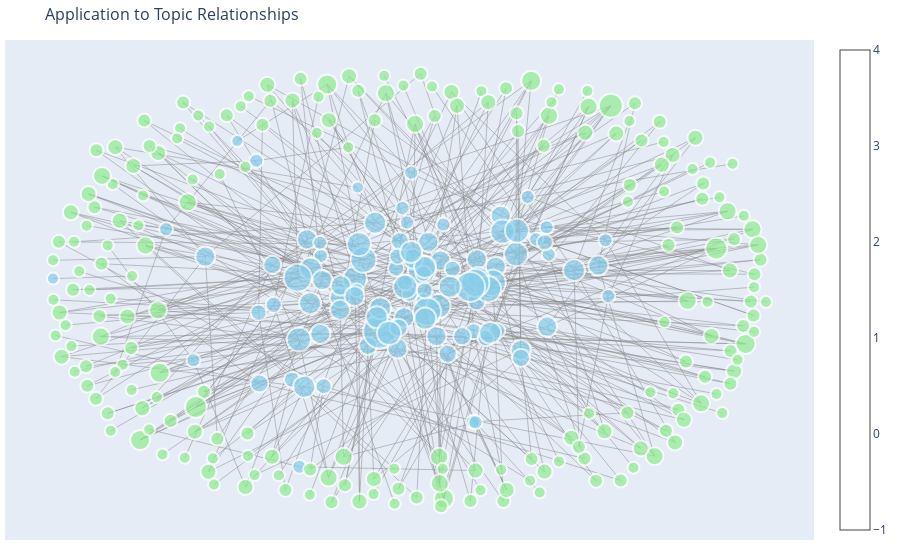
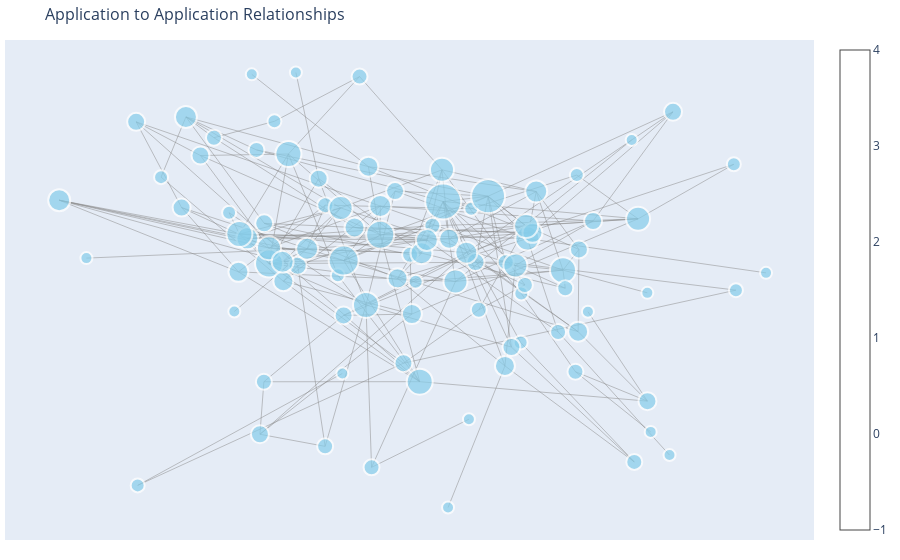
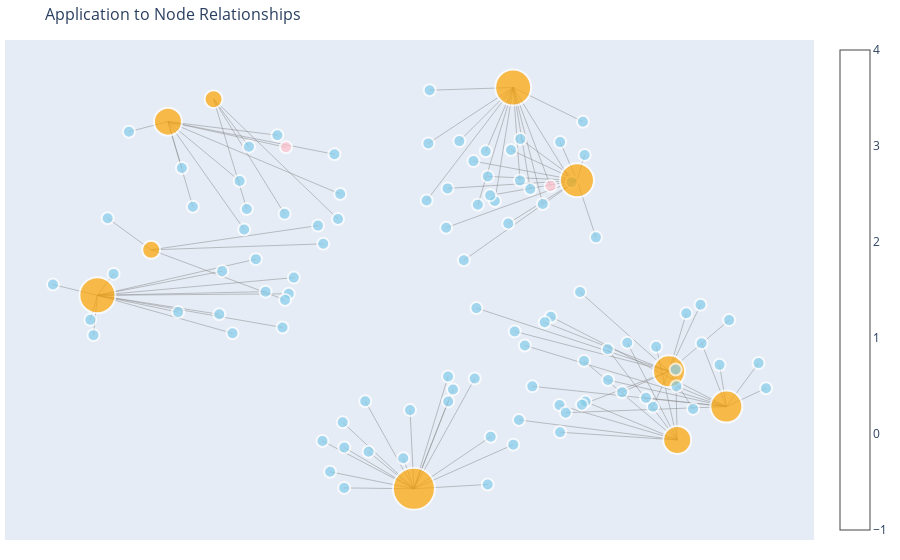
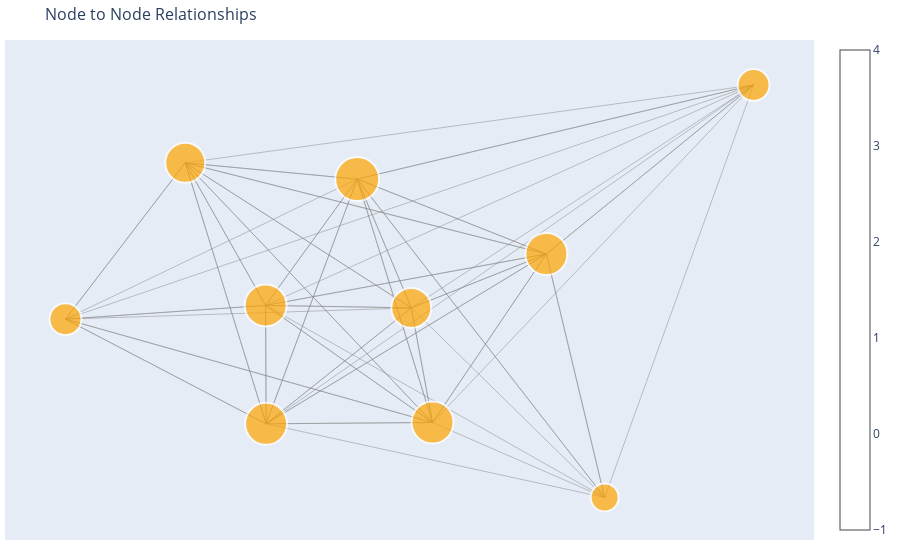

Here is the notebook cell these charts were saved with, in order:
### Code cell
# Node colors based on type
node_colors = {
    'Application': 'skyblue',
    'Topic': 'lightgreen',
    'Node': 'orange',
    'Broker': 'pink'
}

# Visualize Application -> Topic relationships
visualize_relationship(
    G,
    lambda d: d['relationship'] in ['PUBLISHES_TO', 'SUBSCRIBES_TO'],
    "Application to Topic Relationships",
    node_colors
)

# Visualize Application -> Application relationships
visualize_relationship(
    G,
    lambda d: d['relationship'] == 'DEPENDS_ON',
    "Application to Application Relationships",
    node_colors
)

# Visualize Application -> Node relationships
visualize_relationship(
    G,
    lambda d: d['relationship'] == 'RUNS_ON',
    "Application to Node Relationships",
    node_colors
)

# Visualize Node -> Node relationships
visualize_relationship(
    G,
    lambda d: d['relationship'] == 'CONNECTS_TO',
    "Node to Node Relationships",
    node_colors
)

### Figure 1 — Plotly figure (JSON) as saved in the notebook; plotly's stock layout.template omitted (floating-point values rounded to 4 significant figures; data arrays with more than 128 entries replaced by an {"elided": "..."} marker saying what was removed)
{"data": [{"hoverinfo": "none", "line": {"color": "#888", "width": 0.5}, "mode": "lines", "type": "scatter", "x": {"elided": "1353 float values"}, "y": {"elided": "1353 float values"}}, {"hoverinfo": "text", "marker": {"color": {"elided": "310 str values"}, "colorscale": [[0, "rgb(255,255,217)"], [0.125, "rgb(237,248,177)"], [0.25, "rgb(199,233,180)"], [0.375, "rgb(127,205,187)"], [0.5, "rgb(65,182,196)"], [0.625, "rgb(29,145,192)"], [0.75, "rgb(34,94,168)"], [0.875, "rgb(37,52,148)"], [1, "rgb(8,29,88)"]], "line": {"width": 2}, "showscale": true, "size": {"elided": "310 int values"}}, "mode": "markers", "text": {"elided": "310 str values"}, "type": "scatter", "x": {"elided": "310 float values"}, "y": {"elided": "310 float values"}}], "layout": {"hovermode": "closest", "margin": {"b": 20, "l": 5, "r": 5, "t": 40}, "showlegend": false, "title": {"font": {"size": 16}, "text": "Application to Topic Relationships"}, "xaxis": {"showgrid": false, "showticklabels": false, "zeroline": false}, "yaxis": {"showgrid": false, "showticklabels": false, "zeroline": false}}}

### Figure 2 — Plotly figure (JSON) as saved in the notebook; plotly's stock layout.template omitted (floating-point values rounded to 4 significant figures; data arrays with more than 128 entries replaced by an {"elided": "..."} marker saying what was removed)
{"data": [{"hoverinfo": "none", "line": {"color": "#888", "width": 0.5}, "mode": "lines", "type": "scatter", "x": {"elided": "612 float values"}, "y": {"elided": "612 float values"}}, {"hoverinfo": "text", "marker": {"color": ["skyblue", "skyblue", "skyblue", "skyblue", "skyblue", "skyblue", "skyblue", "skyblue", "skyblue", "skyblue", "skyblue", "skyblue", "skyblue", "skyblue", "skyblue", "skyblue", "skyblue", "skyblue", "skyblue", "skyblue", "skyblue", "skyblue", "skyblue", "skyblue", "skyblue", "skyblue", "skyblue", "skyblue", "skyblue", "skyblue", "skyblue", "skyblue", "skyblue", "skyblue", "skyblue", "skyblue", "skyblue", "skyblue", "skyblue", "skyblue", "skyblue", "skyblue", "skyblue", "skyblue", "skyblue", "skyblue", "skyblue", "skyblue", "skyblue", "skyblue", "skyblue", "skyblue", "skyblue", "skyblue", "skyblue", "skyblue", "skyblue", "skyblue", "skyblue", "skyblue", "skyblue", "skyblue", "skyblue", "skyblue", "skyblue", "skyblue", "skyblue", "skyblue", "skyblue", "skyblue", "skyblue", "skyblue", "skyblue", "skyblue", "skyblue", "skyblue", "skyblue", "skyblue", "skyblue", "skyblue", "skyblue", "skyblue", "skyblue", "skyblue", "skyblue", "skyblue", "skyblue", "skyblue", "skyblue", "skyblue", "skyblue", "skyblue", "skyblue", "skyblue", "skyblue"], "colorscale": [[0, "rgb(255,255,217)"], [0.125, "rgb(237,248,177)"], [0.25, "rgb(199,233,180)"], [0.375, "rgb(127,205,187)"], [0.5, "rgb(65,182,196)"], [0.625, "rgb(29,145,192)"], [0.75, "rgb(34,94,168)"], [0.875, "rgb(37,52,148)"], [1, "rgb(8,29,88)"]], "line": {"width": 2}, "showscale": true, "size": [16, 18, 18, 26, 16, 18, 14, 14, 14, 14, 24, 12, 16, 18, 18, 16, 16, 14, 12, 16, 12, 18, 12, 12, 16, 28, 12, 24, 22, 22, 20, 22, 24, 26, 20, 20, 24, 24, 14, 16, 20, 30, 12, 16, 20, 14, 18, 18, 22, 20, 16, 16, 14, 18, 26, 12, 20, 18, 26, 22, 22, 24, 14, 28, 24, 14, 14, 12, 18, 18, 20, 20, 12, 26, 16, 16, 12, 12, 16, 16, 34, 22, 18, 18, 16, 22, 18, 12, 24, 22, 18, 14, 36, 22, 20]}, "mode": "markers", "text": ["App_96<br>Type: Application<br>Degree: 3", "App_58<br>Type: Application<br>Degree: 4", "App_26<br>Type: Application<br>Degree: 4", "App_47<br>Type: Application<br>Degree: 8", "App_33<br>Type: Application<br>Degree: 3", "App_91<br>Type: Application<br>Degree: 4", "App_24<br>Type: Application<br>Degree: 2", "App_28<br>Type: Application<br>Degree: 2", "App_81<br>Type: Application<br>Degree: 2", "App_76<br>Type: Application<br>Degree: 2", "App_41<br>Type: Application<br>Degree: 7", "App_95<br>Type: Application<br>Degree: 1", "App_64<br>Type: Application<br>Degree: 3", "App_82<br>Type: Application<br>Degree: 4", "App_61<br>Type: Application<br>Degree: 4", "App_20<br>Type: Application<br>Degree: 3", "App_35<br>Type: Application<br>Degree: 3", "App_7<br>Type: Application<br>Degree: 2", "App_59<br>Type: Application<br>Degree: 1", "App_25<br>Type: Application<br>Degree: 3", "App_30<br>Type: Application<br>Degree: 1", "App_3<br>Type: Application<br>Degree: 4", "App_54<br>Type: Application<br>Degree: 1", "App_40<br>Type: Application<br>Degree: 1", "App_69<br>Type: Application<br>Degree: 3", "App_1<br>Type: Application<br>Degree: 9", "App_15<br>Type: Application<br>Degree: 1", "App_73<br>Type: Application<br>Degree: 7", "App_97<br>Type: Application<br>Degree: 6", "App_31<br>Type: Application<br>Degree: 6", "App_37<br>Type: Application<br>Degree: 5", "App_4<br>Type: Application<br>Degree: 6", "App_71<br>Type: Application<br>Degree: 7", "App_93<br>Type: Application<br>Degree: 8", "App_2<br>Type: Application<br>Degree: 5", "App_50<br>Type: Application<br>Degree: 5", "App_44<br>Type: Application<br>Degree: 7", "App_78<br>Type: Application<br>Degree: 7", "App_36<br>Type: Application<br>Degree: 2", "App_55<br>Type: Application<br>Degree: 3", "App_100<br>Type: Application<br>Degree: 5", "App_43<br>Type: Application<br>Degree: 10", "App_38<br>Type: Application<br>Degree: 1", "App_51<br>Type: Application<br>Degree: 3", "App_70<br>Type: Application<br>Degree: 5", "App_19<br>Type: Application<br>Degree: 2", "App_77<br>Type: Application<br>Degree: 4", "App_80<br>Type: Application<br>Degree: 4", "App_74<br>Type: Application<br>Degree: 6", "App_57<br>Type: Application<br>Degree: 5", "App_98<br>Type: Application<br>Degree: 3", "App_88<br>Type: Application<br>Degree: 3", "App_56<br>Type: Application<br>Degree: 2", "App_13<br>Type: Application<br>Degree: 4", "App_85<br>Type: Application<br>Degree: 8", "App_62<br>Type: Application<br>Degree: 1", "App_84<br>Type: Application<br>Degree: 5", "App_6<br>Type: Application<br>Degree: 4", "App_23<br>Type: Application<br>Degree: 8", "App_32<br>Type: Application<br>Degree: 6", "App_46<br>Type: Application<br>Degree: 6", "App_11<br>Type: Application<br>Degree: 7", "App_99<br>Type: Application<br>Degree: 2", "App_79<br>Type: Application<br>Degree: 9", "App_10<br>Type: Application<br>Degree: 7", "App_5<br>Type: Application<br>Degree: 2", "App_75<br>Type: Application<br>Degree: 2", "App_18<br>Type: Application<br>Degree: 1", "App_34<br>Type: Application<br>Degree: 4", "App_22<br>Type: Application<br>Degree: 4", "App_94<br>Type: Application<br>Degree: 5", "App_60<br>Type: Application<br>Degree: 5", "App_68<br>Type: Application<br>Degree: 1", "App_72<br>Type: Application<br>Degree: 8", "App_89<br>Type: Application<br>Degree: 3", "App_49<br>Type: Application<br>Degree: 3", "App_90<br>Type: Application<br>Degree: 1", "App_45<br>Type: Application<br>Degree: 1", "App_65<br>Type: Application<br>Degree: 3", "App_48<br>Type: Application<br>Degree: 3", "App_66<br>Type: Application<br>Degree: 12", "App_86<br>Type: Application<br>Degree: 6", "App_52<br>Type: Application<br>Degree: 4", "App_92<br>Type: Application<br>Degree: 4", "App_29<br>Type: Application<br>Degree: 3", "App_21<br>Type: Application<br>Degree: 6", "App_17<br>Type: Application<br>Degree: 4", "App_39<br>Type: Application<br>Degree: 1", "App_87<br>Type: Application<br>Degree: 7", "App_67<br>Type: Application<br>Degree: 6", "App_16<br>Type: Application<br>Degree: 4", "App_12<br>Type: Application<br>Degree: 2", "App_42<br>Type: Application<br>Degree: 13", "App_63<br>Type: Application<br>Degree: 6", "App_27<br>Type: Application<br>Degree: 5"], "type": "scatter", "x": [-0.00712, -0.592, -0.3806, -0.3186, 0.2376, -0.0456, 0.2759, 0.2775, 0.8268, 0.4196, 0.2929, 0.448, 0.4161, -0.2949, -0.5437, 0.1687, -0.3814, -0.1921, 0.1434, 0.2867, 0.6087, 0.6004, -0.4123, -0.8356, -0.2243, -0.3682, 0.5601, 0.07449, 0.3157, 0.02202, 0.2356, -0.9053, 0.109, 0.3842, -0.3316, -0.03922, 0.2623, -0.185, 0.8215, 0.39, -0.1139, -0.1771, -0.1806, -0.5092, -0.4465, -0.3544, 0.1604, 0.6658, -0.0835, 0.306, -0.2246, 0.04983, 0.1494, -0.7083, -0.1201, -0.2995, 0.09279, -0.1773, 0.01743, -0.2707, -0.4237, -0.3683, -0.6445, -0.08364, 0.2899, 0.007188, -0.7044, -0.457, 0.425, 0.2522, 0.423, -0.1494, 0.08998, -0.444, -0.1058, 0.5666, 0.6569, 0.6001, -0.4003, 0.3716, 0.1924, 0.1367, -0.2411, -0.02416, -0.1365, -0.5809, -0.3915, 0.9039, 0.5764, 0.03565, 0.4612, -0.4704, 0.07758, -0.3334, -0.002532], "y": [0.03115, 0.2239, 0.1596, 0.4424, 0.001176, 0.2911, -0.3267, -0.127, -0.1131, 0.3565, 0.09726, -0.2011, -0.4461, -0.01356, 0.4361, -0.1931, -0.4869, -0.05272, -0.6397, -0.09188, -0.6915, -0.566, 0.7673, 0.01758, 0.2337, -0.004774, 0.4996, 0.3777, 0.2891, 0.03786, -0.4223, 0.2539, -0.0778, -0.0315, -0.07682, -0.06492, -0.01239, 0.2222, 0.4005, -0.1052, 0.3908, 0.007611, -0.453, 0.5089, -0.03851, 0.5758, 0.00126, 0.6146, 0.2302, 0.1206, -0.7505, 0.1495, 0.219, 0.5736, -0.1736, 0.7749, 0.09657, -0.2161, -0.4867, 0.05579, 0.09816, 0.05833, 0.348, 0.113, 0.1484, -0.07844, -0.9098, -0.2004, 0.0529, -0.3455, -0.2827, 0.1425, -1, 0.1159, -0.8361, -0.814, -0.7861, -0.1241, 0.459, -0.2837, 0.27, 0.03979, 0.3418, -0.4112, 0.7583, 0.5936, -0.7012, -0.04258, 0.1779, 0.09153, 0.169, 0.2029, 0.2483, 0.002903, -0.2106]}], "layout": {"hovermode": "closest", "margin": {"b": 20, "l": 5, "r": 5, "t": 40}, "showlegend": false, "title": {"font": {"size": 16}, "text": "Application to Application Relationships"}, "xaxis": {"showgrid": false, "showticklabels": false, "zeroline": false}, "yaxis": {"showgrid": false, "showticklabels": false, "zeroline": false}}}

### Figure 3 — Plotly figure (JSON) as saved in the notebook; plotly's stock layout.template omitted (floating-point values rounded to 4 significant figures; data arrays with more than 128 entries replaced by an {"elided": "..."} marker saying what was removed)
{"data": [{"hoverinfo": "none", "line": {"color": "#888", "width": 0.5}, "mode": "lines", "type": "scatter", "x": {"elided": "306 float values"}, "y": {"elided": "306 float values"}}, {"hoverinfo": "text", "marker": {"color": ["skyblue", "skyblue", "skyblue", "skyblue", "skyblue", "orange", "skyblue", "skyblue", "skyblue", "skyblue", "skyblue", "skyblue", "skyblue", "skyblue", "skyblue", "skyblue", "skyblue", "skyblue", "orange", "skyblue", "skyblue", "skyblue", "skyblue", "skyblue", "skyblue", "skyblue", "skyblue", "skyblue", "skyblue", "skyblue", "skyblue", "skyblue", "orange", "skyblue", "skyblue", "skyblue", "skyblue", "skyblue", "skyblue", "skyblue", "skyblue", "skyblue", "skyblue", "skyblue", "skyblue", "skyblue", "pink", "orange", "skyblue", "skyblue", "skyblue", "skyblue", "skyblue", "skyblue", "skyblue", "skyblue", "skyblue", "skyblue", "skyblue", "skyblue", "skyblue", "orange", "skyblue", "skyblue", "skyblue", "skyblue", "pink", "skyblue", "skyblue", "skyblue", "skyblue", "skyblue", "skyblue", "skyblue", "orange", "skyblue", "skyblue", "skyblue", "skyblue", "skyblue", "skyblue", "orange", "skyblue", "skyblue", "skyblue", "skyblue", "orange", "skyblue", "skyblue", "skyblue", "skyblue", "orange", "skyblue", "skyblue", "skyblue", "skyblue", "skyblue", "skyblue", "skyblue", "skyblue", "skyblue", "skyblue", "skyblue", "skyblue", "skyblue", "skyblue", "skyblue", "orange", "skyblue", "skyblue", "skyblue", "skyblue"], "colorscale": [[0, "rgb(255,255,217)"], [0.125, "rgb(237,248,177)"], [0.25, "rgb(199,233,180)"], [0.375, "rgb(127,205,187)"], [0.5, "rgb(65,182,196)"], [0.625, "rgb(29,145,192)"], [0.75, "rgb(34,94,168)"], [0.875, "rgb(37,52,148)"], [1, "rgb(8,29,88)"]], "line": {"width": 2}, "showscale": true, "size": [12, 12, 12, 12, 12, 42, 12, 12, 12, 12, 12, 12, 12, 12, 12, 12, 12, 12, 18, 12, 12, 12, 12, 12, 12, 12, 12, 12, 12, 12, 12, 12, 28, 12, 12, 12, 12, 12, 12, 12, 12, 12, 12, 12, 12, 12, 12, 36, 12, 12, 12, 12, 12, 12, 12, 12, 12, 12, 12, 12, 12, 18, 12, 12, 12, 12, 12, 12, 12, 12, 12, 12, 12, 12, 32, 12, 12, 12, 12, 12, 12, 36, 12, 12, 12, 12, 28, 12, 12, 12, 12, 32, 12, 12, 12, 12, 12, 12, 12, 12, 12, 12, 12, 12, 12, 12, 12, 34, 12, 12, 12, 12]}, "mode": "markers", "text": ["App_96<br>Type: Application<br>Degree: 1", "App_58<br>Type: Application<br>Degree: 1", "App_26<br>Type: Application<br>Degree: 1", "App_47<br>Type: Application<br>Degree: 1", "App_33<br>Type: Application<br>Degree: 1", "Node_6<br>Type: Node<br>Degree: 16", "App_24<br>Type: Application<br>Degree: 1", "App_91<br>Type: Application<br>Degree: 1", "App_81<br>Type: Application<br>Degree: 1", "App_28<br>Type: Application<br>Degree: 1", "App_76<br>Type: Application<br>Degree: 1", "App_41<br>Type: Application<br>Degree: 1", "App_95<br>Type: Application<br>Degree: 1", "App_64<br>Type: Application<br>Degree: 1", "App_82<br>Type: Application<br>Degree: 1", "App_61<br>Type: Application<br>Degree: 1", "App_20<br>Type: Application<br>Degree: 1", "App_35<br>Type: Application<br>Degree: 1", "Node_3<br>Type: Node<br>Degree: 4", "App_7<br>Type: Application<br>Degree: 1", "App_59<br>Type: Application<br>Degree: 1", "App_25<br>Type: Application<br>Degree: 1", "App_30<br>Type: Application<br>Degree: 1", "App_3<br>Type: Application<br>Degree: 1", "App_54<br>Type: Application<br>Degree: 1", "App_40<br>Type: Application<br>Degree: 1", "App_69<br>Type: Application<br>Degree: 1", "App_1<br>Type: Application<br>Degree: 1", "App_15<br>Type: Application<br>Degree: 1", "App_73<br>Type: Application<br>Degree: 1", "App_97<br>Type: Application<br>Degree: 1", "App_31<br>Type: Application<br>Degree: 1", "Node_5<br>Type: Node<br>Degree: 9", "App_37<br>Type: Application<br>Degree: 1", "App_4<br>Type: Application<br>Degree: 1", "App_71<br>Type: Application<br>Degree: 1", "App_93<br>Type: Application<br>Degree: 1", "App_2<br>Type: Application<br>Degree: 1", "App_50<br>Type: Application<br>Degree: 1", "App_36<br>Type: Application<br>Degree: 1", "App_78<br>Type: Application<br>Degree: 1", "App_44<br>Type: Application<br>Degree: 1", "App_55<br>Type: Application<br>Degree: 1", "App_100<br>Type: Application<br>Degree: 1", "App_43<br>Type: Application<br>Degree: 1", "App_38<br>Type: Application<br>Degree: 1", "Broker_1<br>Type: Broker<br>Degree: 1", "Node_2<br>Type: Node<br>Degree: 13", "App_51<br>Type: Application<br>Degree: 1", "App_70<br>Type: Application<br>Degree: 1", "App_19<br>Type: Application<br>Degree: 1", "App_77<br>Type: Application<br>Degree: 1", "App_80<br>Type: Application<br>Degree: 1", "App_74<br>Type: Application<br>Degree: 1", "App_57<br>Type: Application<br>Degree: 1", "App_98<br>Type: Application<br>Degree: 1", "App_88<br>Type: Application<br>Degree: 1", "App_56<br>Type: Application<br>Degree: 1", "App_13<br>Type: Application<br>Degree: 1", "App_53<br>Type: Application<br>Degree: 1", "App_62<br>Type: Application<br>Degree: 1", "Node_4<br>Type: Node<br>Degree: 4", "App_85<br>Type: Application<br>Degree: 1", "App_84<br>Type: Application<br>Degree: 1", "App_6<br>Type: Application<br>Degree: 1", "App_23<br>Type: Application<br>Degree: 1", "Broker_2<br>Type: Broker<br>Degree: 1", "App_32<br>Type: Application<br>Degree: 1", "App_46<br>Type: Application<br>Degree: 1", "App_11<br>Type: Application<br>Degree: 1", "App_99<br>Type: Application<br>Degree: 1", "App_79<br>Type: Application<br>Degree: 1", "App_10<br>Type: Application<br>Degree: 1", "App_75<br>Type: Application<br>Degree: 1", "Node_9<br>Type: Node<br>Degree: 11", "App_5<br>Type: Application<br>Degree: 1", "App_8<br>Type: Application<br>Degree: 1", "App_34<br>Type: Application<br>Degree: 1", "App_18<br>Type: Application<br>Degree: 1", "App_22<br>Type: Application<br>Degree: 1", "App_94<br>Type: Application<br>Degree: 1", "Node_7<br>Type: Node<br>Degree: 13", "App_60<br>Type: Application<br>Degree: 1", "App_68<br>Type: Application<br>Degree: 1", "App_72<br>Type: Application<br>Degree: 1", "App_83<br>Type: Application<br>Degree: 1", "Node_1<br>Type: Node<br>Degree: 9", "App_9<br>Type: Application<br>Degree: 1", "App_90<br>Type: Application<br>Degree: 1", "App_49<br>Type: Application<br>Degree: 1", "App_89<br>Type: Application<br>Degree: 1", "Node_8<br>Type: Node<br>Degree: 11", "App_45<br>Type: Application<br>Degree: 1", "App_65<br>Type: Application<br>Degree: 1", "App_48<br>Type: Application<br>Degree: 1", "App_66<br>Type: Application<br>Degree: 1", "App_86<br>Type: Application<br>Degree: 1", "App_92<br>Type: Application<br>Degree: 1", "App_52<br>Type: Application<br>Degree: 1", "App_14<br>Type: Application<br>Degree: 1", "App_29<br>Type: Application<br>Degree: 1", "App_21<br>Type: Application<br>Degree: 1", "App_17<br>Type: Application<br>Degree: 1", "App_39<br>Type: Application<br>Degree: 1", "App_87<br>Type: Application<br>Degree: 1", "App_67<br>Type: Application<br>Degree: 1", "App_16<br>Type: Application<br>Degree: 1", "Node_10<br>Type: Node<br>Degree: 12", "App_12<br>Type: Application<br>Degree: 1", "App_42<br>Type: Application<br>Degree: 1", "App_63<br>Type: Application<br>Degree: 1", "App_27<br>Type: Application<br>Degree: 1"], "type": "scatter", "x": [-0.5019, 0.3953, 0.4264, 0.3018, -0.1975, -0.07247, 0.6275, -0.5203, 0.3684, 0.01561, 0.2001, -0.6687, 0.3034, 0.2265, 0.5417, 0.3546, 0.4758, 0.0804, -0.5873, 0.1974, -0.4049, 0.1828, -0.2767, -0.2878, -0.03199, -0.3055, 0.2794, 0.08818, 0.7375, -0.2513, 0.1121, 0.6669, 0.6041, 0.3331, -0.03979, 0.0837, 0.01396, 0.8324, -0.319, -0.3941, 0.1699, -0.2516, 0.6448, -0.4962, -0.4101, 0.02796, -0.4011, 0.1826, 0.55, -0.2618, -0.03541, -1, 0.2636, 0.3592, -0.2554, 0.1172, 0.01522, -0.8959, -0.3075, 0.3647, 0.2587, -0.7476, -0.8594, -0.5726, 0.1355, -0.189, 0.2787, 0.05577, -0.5086, 0.01043, 0.4626, 0.3618, -0.5652, 0.8132, 0.7304, 0.3662, 0.1249, -0.4785, 0.09184, -0.2676, 0.664, -0.8858, 0.4256, 0.2318, 0.3177, -0.08246, -0.7045, -0.0999, 0.7129, 0.201, -0.8047, 0.5831, 0.6002, -0.8443, 0.2126, -0.6405, -0.4536, 0.5239, 0.3031, 0.1864, -0.5386, -0.9039, -0.4233, -0.6784, -0.3811, 0.1234, 0.04428, 0.3466, -0.4035, 0.1174, 0.6022, 0.177], "y": [0.3844, 0.2523, -0.4145, -0.5316, -0.5134, -0.9226, -0.1028, 0.5161, -0.5152, -0.5144, 0.5182, 0.5764, 0.6975, 0.4784, -0.5391, -0.003329, -0.2402, 0.6087, 0.8983, -0.601, 0.3622, -0.7165, 0.6404, -0.8434, 0.9399, 0.222, -0.1184, -0.0783, -0.1344, -0.7301, 0.6545, -0.2422, -0.6945, 0.5103, 0.4243, -0.4074, 0.4811, -0.4526, 0.3073, -0.01133, 0.3173, -0.9187, -0.5494, 0.6762, -0.169, -0.4584, 0.6734, 0.9527, -0.2591, 0.4547, 0.6915, 0.0316, -0.1444, -0.5297, -0.6122, -0.9024, -0.3982, -0.2048, -0.6991, -0.3251, 0.4083, 0.1939, 0.3419, -0.1073, 0.4226, -0.75, 0.4921, 0.1452, 0.2893, 0.2975, -0.4715, 0.7928, 0.09441, -0.3354, -0.5388, 0.6369, -0.6793, 0.1505, 0.4045, 0.3381, -0.06242, -0.01864, -0.2707, -0.444, -0.5673, -0.5551, 0.7932, -0.7804, -0.3436, 0.712, 0.7461, -0.3735, -0.3654, 0.08148, -0.2528, 0.3955, -0.001337, -0.4979, -0.6583, -0.1873, -0.1961, -0.1332, 0.7296, -0.09697, 0.0642, 0.4487, 0.7022, 0.5189, -0.03989, 0.5373, -0.4432, 0.6609]}], "layout": {"hovermode": "closest", "margin": {"b": 20, "l": 5, "r": 5, "t": 40}, "showlegend": false, "title": {"font": {"size": 16}, "text": "Application to Node Relationships"}, "xaxis": {"showgrid": false, "showticklabels": false, "zeroline": false}, "yaxis": {"showgrid": false, "showticklabels": false, "zeroline": false}}}

### Figure 4 — Plotly figure (JSON) as saved in the notebook; plotly's stock layout.template omitted (floating-point values rounded to 4 significant figures; data arrays with more than 128 entries replaced by an {"elided": "..."} marker saying what was removed)
{"data": [{"hoverinfo": "none", "line": {"color": "#888", "width": 0.5}, "mode": "lines", "type": "scatter", "x": {"elided": "213 float values"}, "y": {"elided": "213 float values"}}, {"hoverinfo": "text", "marker": {"color": ["orange", "orange", "orange", "orange", "orange", "orange", "orange", "orange", "orange", "orange"], "colorscale": [[0, "rgb(255,255,217)"], [0.125, "rgb(237,248,177)"], [0.25, "rgb(199,233,180)"], [0.375, "rgb(127,205,187)"], [0.5, "rgb(65,182,196)"], [0.625, "rgb(29,145,192)"], [0.75, "rgb(34,94,168)"], [0.875, "rgb(37,52,148)"], [1, "rgb(8,29,88)"]], "line": {"width": 2}, "showscale": true, "size": [42, 42, 32, 40, 28, 44, 32, 42, 42, 40]}, "mode": "markers", "text": ["Node_1<br>Type: Node<br>Degree: 16", "Node_9<br>Type: Node<br>Degree: 16", "Node_4<br>Type: Node<br>Degree: 11", "Node_8<br>Type: Node<br>Degree: 15", "Node_3<br>Type: Node<br>Degree: 9", "Node_10<br>Type: Node<br>Degree: 17", "Node_5<br>Type: Node<br>Degree: 11", "Node_2<br>Type: Node<br>Degree: 16", "Node_6<br>Type: Node<br>Degree: 16", "Node_7<br>Type: Node<br>Degree: 15"], "type": "scatter", "x": [0.4321, -0.3364, 1, -0.5581, 0.5918, -0.08668, -0.8865, -0.3377, 0.1199, 0.06165], "y": [0.1417, -0.4352, 0.7159, 0.4516, -0.6856, 0.3963, -0.07961, -0.03289, -0.4308, -0.0414]}], "layout": {"hovermode": "closest", "margin": {"b": 20, "l": 5, "r": 5, "t": 40}, "showlegend": false, "title": {"font": {"size": 16}, "text": "Node to Node Relationships"}, "xaxis": {"showgrid": false, "showticklabels": false, "zeroline": false}, "yaxis": {"showgrid": false, "showticklabels": false, "zeroline": false}}}
